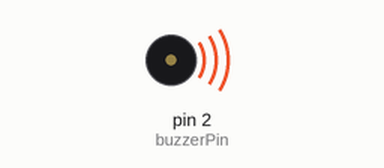
Recording of a sketch running on a simulated Arduino Uno, built with avr-gcc and run on an emulated ATmega328P. On the bench: buzzer (waves = sounding, pin HIGH).

Above: at 0.05 s.
Timing chart, 0 to 3.0 s (numbered marks = the images above):
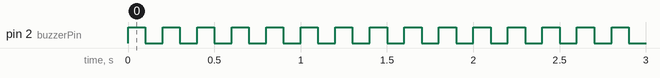

The sketch:

Active_buzzer.ino
```cpp
const int buzzerPin = 2; // Define the pin for the active buzzer

void setup() {
  pinMode(buzzerPin, OUTPUT); // Set the buzzer pin as an output
}

void loop() {
  digitalWrite(buzzerPin, HIGH); // Turn buzzer ON
  delay(100);                   // Wait for 1 second
  digitalWrite(buzzerPin, LOW);  // Turn buzzer OFF
  delay(100);                   // Wait for 1 second
}
```

Measured:
- by itself, pin 2 (buzzerPin): alternates HIGH for 0.10 s and LOW for 0.10 s
